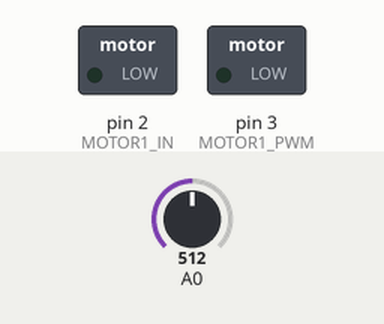
A sketch run on a simulated Arduino Uno, built with avr-gcc and run on an emulated ATmega328P. Parts: switched loads named in the sketch (green lamp = pin HIGH). Inputs (shaded band) come from the test bench; at power-on: A0 = 512.

Above: at 1.2 s.
1.3 s: A0 set to 716
At 2.3 s:
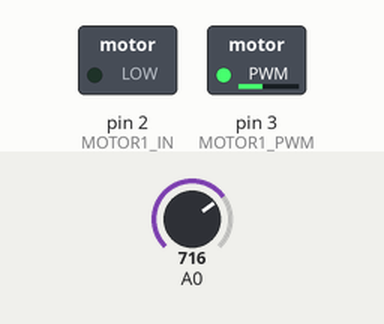
2.8 s: A0 set to 900
At 3.4 s:
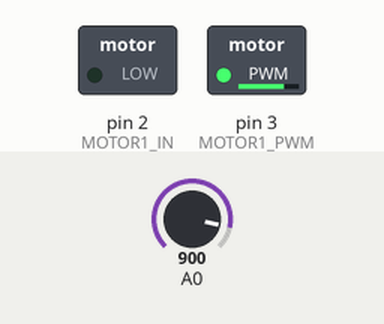
4.3 s: A0 set to 306
At 5.5 s:
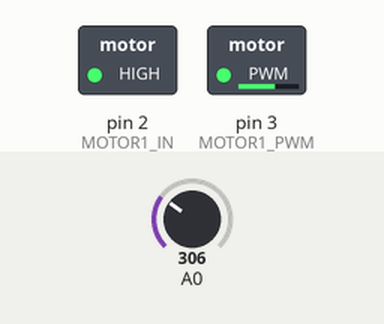
5.8 s: A0 set to 122
At 6.9 s:
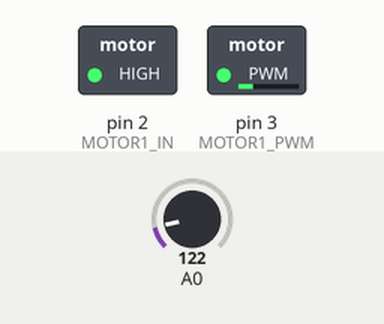
7.3 s: A0 set to 0
At 8.0 s:
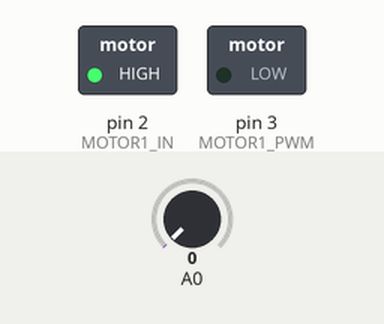
Timing chart, 0 to 9.8 s (numbered marks = the images above; inputs shaded):
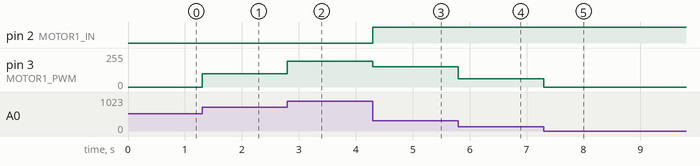

The sketch:

joy.ino
```cpp
#define MOTOR1_IN 2
#define MOTOR1_PWM 3
#define JOY_DEADZONE 10 // "мёртвая зона" джойстика

int joyMiddle;

void setup() {
  pinMode(MOTOR1_IN, OUTPUT);
  pinMode(MOTOR1_PWM, OUTPUT);

  // калибруем ноль джойстика при запуске
  // у китайских он бывает диапазоне 400-600
  joyMiddle = analogRead(0);
}

void loop() {
  motorControl(analogRead(0), MOTOR1_IN, MOTOR1_PWM);
}

// принимает знач. 0-1023, пин IN и PWM
void motorControl(int val, byte pinIN, byte pinPWM) {
  if (val > joyMiddle + JOY_DEADZONE) {
    val = map(val, joyMiddle, 1023, 0, 255);
    analogWrite(pinPWM, val);
    digitalWrite(pinIN, 0);

  } else if (val < joyMiddle - JOY_DEADZONE) {
    val = map(val, joyMiddle, 0, 255, 0);
    analogWrite(pinPWM, val);
    digitalWrite(pinIN, 1);

  } else {  // стоп
    digitalWrite(pinIN, 0);
    digitalWrite(pinPWM, 0);
  }
}
```

Measured:
- after the input at 1.3 s, pin 3 (MOTOR1_PWM): 0/255 → 101/255 at once
- after the input at 2.8 s, pin 3 (MOTOR1_PWM): 101/255 → 193/255 at once
- after the input at 4.3 s, pin 2 (MOTOR1_IN): LOW → HIGH at once; pin 3 (MOTOR1_PWM): 193/255 → 153/255 at once
- after the input at 5.8 s, pin 3 (MOTOR1_PWM): 153/255 → 61/255 at once
- after the input at 7.3 s, pin 3 (MOTOR1_PWM): 61/255 → 0/255 at once
